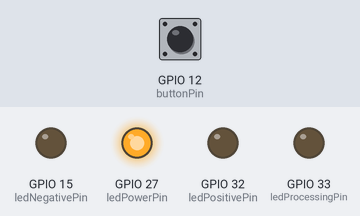
Bench run of a sketch on a simulated ESP32. Parts: output pins drawn as LEDs (lit = HIGH). The inputs (shaded band) are chosen by the test bench; at power-on: GPIO 12 (buttonPin) LOW. Random numbers use the default seed unless the sketch sets one.

Above: at 1.2 s.
1.3 s: GPIO 12 (buttonPin) pulled HIGH for 0.15 s
At 2.1 s:
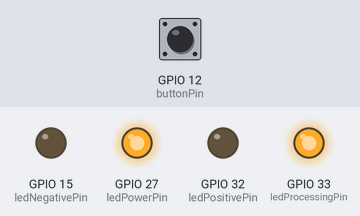
At 3.5 s:
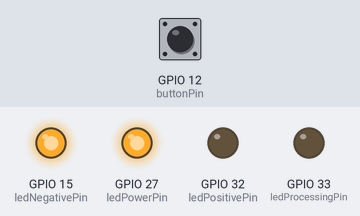
Timing chart, 0 to 5.0 s (numbered marks = the images above; inputs shaded):
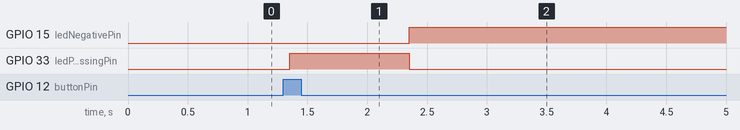

Measured:
- after the input at 1.3 s, GPIO 15 (ledNegativePin): LOW → HIGH after 1.1 s; GPIO 33 (ledProcessingPin): LOW → HIGH after 0.05 s, → LOW 1.0 s later

The sketch:

BasicSetup.ino
```cpp
// Constants
const int buttonPin = 12;         // the number of the pushbutton pin
const int ledPowerPin = 27;       // the number of the LED power pin
const int ledProcessingPin = 33;  // the number of the LED processing pin
const int ledNegativePin = 15;    // the number of the LED negative pin
const int ledPositivePin = 32;    // the number of the LED positive pin

// variables will change:
int buttonState = LOW;            // current reading from the input pin
int lastButtonState = LOW;        // previous reading from the input pin

// the following variables are unsigned longs because the time, measured in
// milliseconds, will quickly become a bigger number than can be stored in an int.
unsigned long lastDebounceTime = 0;   // the last time the output pin was toggled
unsigned long debounceDelay = 50;     // the debounce time; increase if the output flickers
unsigned long processingDelay = 1000; // processing delay (temporary for demonstration purposes)

void setup() {
  // initialize the LED pins as outputs:
  pinMode(ledPowerPin, OUTPUT);
  pinMode(ledProcessingPin, OUTPUT);
  pinMode(ledNegativePin, OUTPUT);
  pinMode(ledPositivePin, OUTPUT);

  // initialize the pushbutton pin as an input:
  pinMode(buttonPin, INPUT);

  // set initial LED states
  digitalWrite(ledPowerPin, HIGH);
  digitalWrite(ledProcessingPin, LOW);
  digitalWrite(ledNegativePin, LOW);
  digitalWrite(ledPositivePin, LOW);
}

void loop() {
  // read the state of the switch into a local variable:
  int reading = digitalRead(buttonPin);

  // check to see if you just pressed the button
  // (i.e. the input went from LOW to HIGH), and you've waited long enough
  // since the last press to ignore any noise:

  // If the switch changed, due to noise or pressing:
  if (reading != lastButtonState) {
    // reset the debouncing timer
    lastDebounceTime = millis();
  }

  if ((millis() - lastDebounceTime) > debounceDelay) {
    // whatever the reading is at, it's been there for longer than the debounce
    // delay, so take it as the actual current state:

    // if the button state has changed:
    if (reading != buttonState) {
      buttonState = reading;

      // only toggle the LED if the new button state is HIGH
      if (buttonState == HIGH) {
        processSample();
      }
    }
  }

  // save the reading. Next time through the loop, it'll be the lastButtonState:
  lastButtonState = reading;
}

void processSample() {
  digitalWrite(ledProcessingPin, HIGH);
  digitalWrite(ledPositivePin, LOW);
  digitalWrite(ledNegativePin, LOW);

  delay(processingDelay);
  digitalWrite(ledProcessingPin, LOW);

  // randomly choose a positive or negative result
  int result = random(2);
  if (result == 0) {
    digitalWrite(ledPositivePin, HIGH);
  } else {
    digitalWrite(ledNegativePin, HIGH);
  }
}
```
